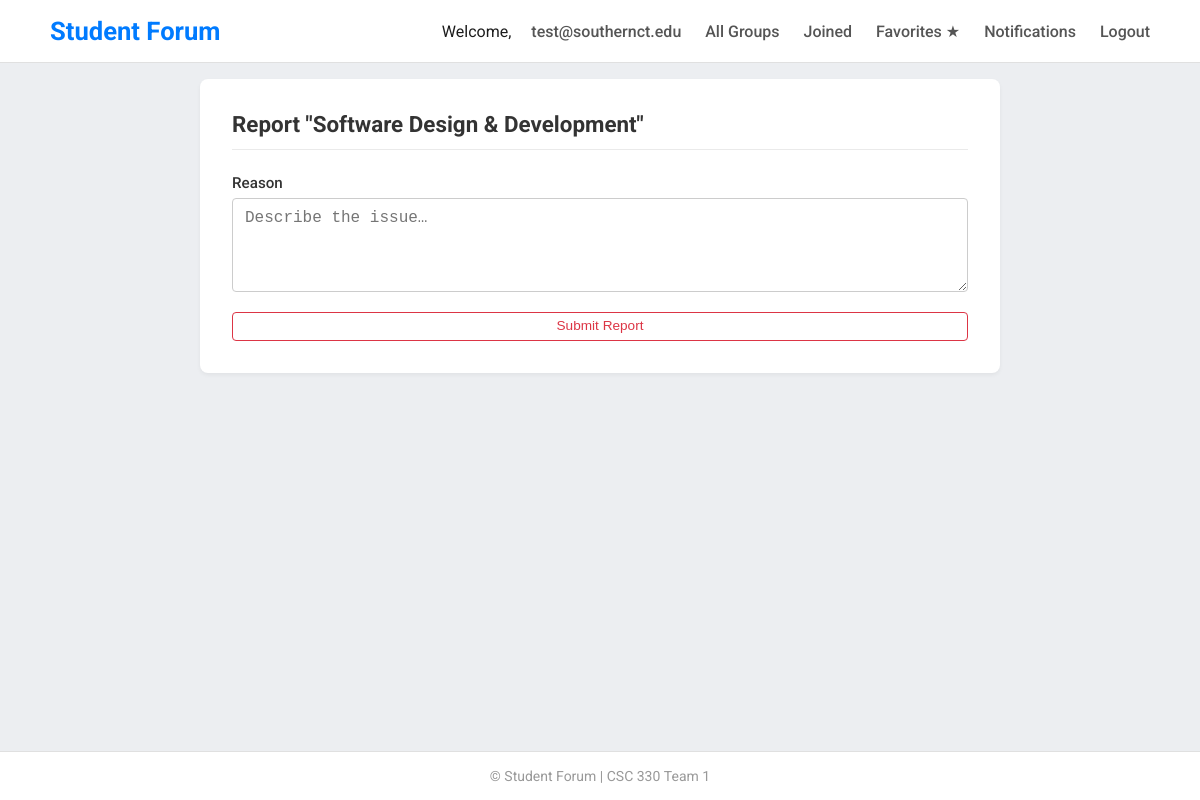
/report-group/1 (signed in), run on the app's committed database.
### app/models.py (models this page shows, shortened)
class User(UserMixin, db.Model):
    id = db.Column(db.Integer, primary_key=True)
    email = db.Column(db.String(120), unique=True, nullable=False) #username not required use email
    password = db.Column(db.String(128), nullable=False)
    name = db.Column(db.String(100))
    major = db.Column(db.String(100))
    is_admin = db.Column(db.Boolean, default=False)
    is_verified = db.Column(db.Boolean, default=False)
    owned_groups = db.relationship('StudyGroup', backref='owner', foreign_keys='StudyGroup.op_id')
    posts = db.relationship('Post', backref='author', foreign_keys='Post.user_id')
    joined_groups   = db.relationship("StudyGroup", secondary=group_members,
                                      backref=db.backref("members", lazy="dynamic"))
    favorite_groups = db.relationship("StudyGroup", secondary=favorite_groups,
                                      backref=db.backref("fans",    lazy="dynamic"))

class StudyGroup(db.Model):
    id = db.Column(db.Integer, primary_key=True)
    subject = db.Column(db.String(100), nullable=False)
    course = db.Column(db.String(100), nullable=False)
    description = db.Column(db.Text)
    time = db.Column(db.String(100))
    title = db.Column(db.String(100))
    tags = db.Column(db.String(200))
    op_id = db.Column(db.Integer, db.ForeignKey('user.id'))
    created_at = db.Column(db.DateTime, default=datetime.utcnow)
    threads = db.relationship('Thread', backref='study_group', lazy=True)

### app/routes.py (the view, shortened to what this page needs)
@bp.route('/report-group/<int:group_id>', methods=['GET', 'POST'])
@login_required
def report_group(group_id):
    group = StudyGroup.query.get_or_404(group_id)
    form = ReportGroupForm()
    return render_template("report_group.html", form=form, group=group)

### app/forms.py
class ReportGroupForm(FlaskForm):
    reason = TextAreaField("Reason", validators=[DataRequired(), Length(min=5)])
    submit = SubmitField("Submit Report")

### app/__init__.py (called while the page is built)
def create_app():
    app = Flask(__name__)
    app.config.from_object(Config)
    db.init_app(app)
    login_manager.init_app(app)
    csrf.init_app(app)
    @app.context_processor
    def inject_csrf_token():
        return dict(csrf_token=generate_csrf)
    from . import routes
    app.register_blueprint(routes.bp)
    from . import admin
    app.register_blueprint(admin.admin_bp)
    @app.context_processor
    def notification_count():
        from flask_login import current_user
        if current_user.is_authenticated:
            from .models import Notification
            count = Notification.query.filter_by(user_id=current_user.id, is_read=False).count()
            return {'notification_count': count}
        return {'notification_count': 0}
    with app.app_context():
        db.create_all()
    return app

### app/models.py (called while the page is built)
@login_manager.user_loader
def load_user(user_id):
    return User.query.get(int(user_id))

### app/templates/report_group.html (shortened to what this page needs)
{% extends 'base.html' %}
{% block content %}
<div class="section-card mx-auto" style="max-width: 500px;">
  <div class="section-header">
    <h2 class="section-title">Report "{{ group.title }}"</h2>
  </div>
  <form method="POST">
    <div class="form-group mb-3">
      {{ form.reason.label(class="form-label") }}
      {{ form.reason(class="form-control", rows="4", placeholder="Describe the issue…") }}
    </div>
    <button type="submit" class="btn btn-outline-danger form-submit">
      {{ form.submit.label.text }}
    </button>
  </form>
</div>
{% endblock %}

### app/templates/base.html (shortened to what this page needs)
<!DOCTYPE html>
<html lang="en">
  <head>
    <link
      rel="stylesheet"
      href="{{ url_for('static', filename='css/style.css') }}"
    />
  </head>
  <body>
    <nav>
      <div class="nav-container">
        <a href="{{ url_for('main.home') }}" class="nav-brand">Student Forum</a>
        <div class="nav-links">
          {% if current_user.is_authenticated %}
          <span class="welcome">
            Welcome,<a href="{{ url_for('main.view_profile') }}"
              >{{ current_user.email }}</a
            >
          </span>
          <a href="{{ url_for('main.browse_listings') }}">All&nbsp;Groups</a>
          <a href="{{ url_for('main.joined_groups') }}">Joined</a>
          <a href="{{ url_for('main.favorite_groups') }}">Favorites&nbsp;★</a>
          <a href="{{ url_for('main.view_notifications') }}">
            Notifications
          </a>
          <a href="{{ url_for('main.logout') }}">Logout</a>
          {% else %}
          <a href="{{ url_for('main.index') }}">Home</a>
          <a href="{{ url_for('main.login') }}">Login</a>
          <a href="{{ url_for('main.register') }}">Register</a>
          {% endif %}
        </div>
      </div>
    </nav>
    <div class="container">
       {% block content %}{% endblock %}
    </div>
    <footer>&copy; {{ current_year }} Student Forum | CSC 330 Team 1</footer>
  </body>
</html>

### app/static/css/style.css (style rules this page uses)
body { font-family: 'Roboto', sans-serif; background-color: #eceef1; color: #1c1c1c; margin: 0; display: flex; flex-direction: column; min-height: 100vh; }
nav { background-color: #fff; padding: 1rem 2rem; border-bottom: 1px solid #e0e0e0; }
.nav-container { display: flex; justify-content: space-between; align-items: center; max-width: 1100px; margin: auto; }
.nav-brand { font-size: 1.6rem; font-weight: 700; color: #007bff; text-decoration: none; }
.nav-links a { margin-left: 1.25rem; text-decoration: none; font-weight: 500; font-size: 1rem; color: #555; transition: color 0.2s; }
.container { flex: 1; max-width: 900px; margin: auto; padding: 1rem; }
.form-group { margin-bottom: 1rem; }
.form-label { display: block; margin-bottom: 0.4rem; font-weight: 500; font-size: 0.95rem; color: #333; }
.form-control { width: 100%; padding: 0.6rem 0.75rem; border: 1px solid #ccc; border-radius: 4px; font-size: 1rem; background-color: #fff; color: #1c1c1c; box-sizing: border-box; }
.form-submit { width: 100%; padding: 0.75rem; background-color: #007bff; color: #fff; border: none; border-radius: 4px; font-weight: 500; font-size: 1rem; cursor: pointer; transition: background-color 0.2s ease; }
.btn { display: inline-block; padding: 0.4rem 0.85rem; font-size: 0.85rem; font-weight: 500; line-height: 1.1; border: 1px solid transparent; border-radius: 4px; cursor: pointer; transition: background-color 0.15s ease, color 0.15s ease, border 0.15s ease; }
.btn-outline-danger { background-color: transparent; color: #dc3545; border-color: #dc3545; }
footer { text-align: center; padding: 1rem; font-size: 0.875rem; color: #999; border-top: 1px solid #e0e0e0; background-color: #fff; }
.section-card { width: 100%; box-sizing: border-box; min-width: 800px; background-color: #fff; border-radius: 8px; padding: 2rem; margin: 0 auto 2rem; box-shadow: 0 2px 4px rgba(0,0,0,0.05); }
.section-header { display: flex; justify-content: space-between; align-items: center; margin-bottom: 1.5rem; border-bottom: 1px solid #eaeaea; padding-bottom: 0.75rem; }
.section-title { color: #333; font-size: 1.4rem; margin: 0; }

### data on the page
User: email "test@southernct.edu"
StudyGroup: title "Software Design & Development"
